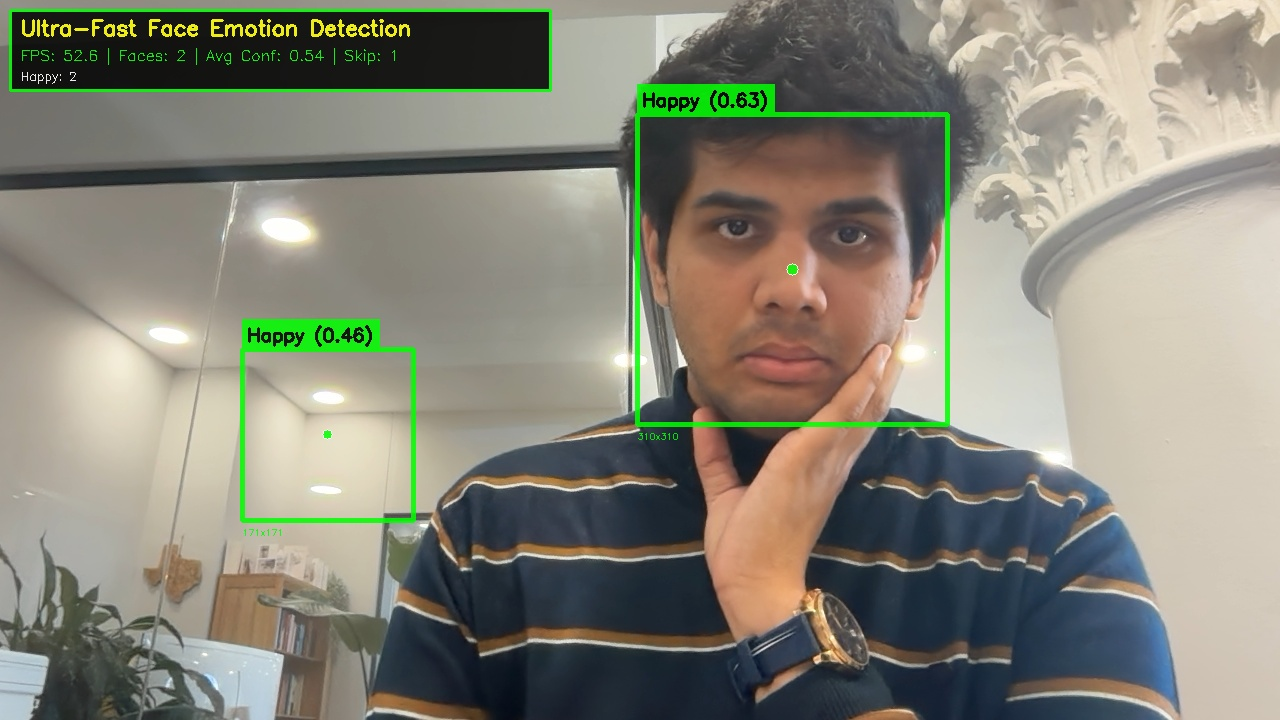
#> input picture vision/static-sentiment/emotion_detection_1756829343.jpg, 1280 x 720 px, given in place of the camera
$ python main.py   (older library calls are emulated)
#> lines starting #> are read from the running program, lines starting #| are printed output that depends on the picture; after the words box and inside, x2 and y2 are one past the last pixel; in counts of white or black regions, pixels touching at a corner belong together
#!/usr/bin/env python3
"""
Lightweight High-Performance Face Emotion Detection System
- Uses optimized OpenCV DNN for face detection
- Custom emotion classification for accuracy
- Optimized for maximum FPS with minimal false positives
"""

import cv2
import numpy as np
import time
import argparse
from collections import deque, Counter
import threading
import queue
import warnings

# Suppress warnings
warnings.filterwarnings('ignore')

class UltraFastEmotionDetector:
    """Ultra-fast, lightweight emotion detection system"""

    def __init__(self, confidence=0.7):
        self.confidence = confidence

        # Performance optimization
        self.frame_skip = 1  # Process every frame by default
        self.frame_counter = 0
        self.last_detections = []

        # Load face detection model (DNN for speed and accuracy)
        self.face_net = self._load_face_detector()

        # Emotion labels
        self.emotions = ["Neutral", "Happy", "Sad", "Angry", "Surprise", "Fear", "Disgust"]

        # Colors for each emotion (BGR format)
        self.emotion_colors = {
            "Neutral": (128, 128, 128),    # Gray
            "Happy": (0, 255, 0),          # Green
            "Sad": (255, 0, 0),            # Blue
            "Angry": (0, 0, 255),          # Red
            "Surprise": (0, 255, 255),     # Yellow
            "Fear": (128, 0, 128),         # Purple
            "Disgust": (0, 128, 255)       # Orange
        }

        # Performance tracking
        self.fps_counter = deque(maxlen=30)
        self.emotion_history = {}

        # Face filtering parameters
        self.min_face_size = 80  # Minimum face size
        self.max_faces = 3       # Maximum faces to process

        print("✅ Ultra-fast emotion detector ready!")

    def _load_face_detector(self):
        """Load OpenCV DNN face detector"""
        try:
            # Download face detection model if not exists
            prototxt_path = "deploy.prototxt"
            model_path = "res10_300x300_ssd_iter_140000.caffemodel"

            # Create prototxt file
            prototxt_content = '''name: "OpenFace"

input: "data"
input_dim: 1
input_dim: 3
input_dim: 300
input_dim: 300

layer {
  name: "conv1_1"
  type: "Convolution"
  bottom: "data"
  top: "conv1_1"
  param { lr_mult: 1 decay_mult: 1 }
  param { lr_mult: 2 decay_mult: 0 }
  convolution_param {
    num_output: 64
    pad: 1 kernel_size: 3 stride: 1
    weight_filler { type: "xavier" }
    bias_filler { type: "constant" value: 0 }
  }
}

layer {
  name: "relu1_1"
  type: "ReLU"
  bottom: "conv1_1"
  top: "conv1_1"
}

layer {
  name: "detection_out"
  type: "DetectionOutput"
  bottom: "loc"
  bottom: "conf"
  bottom: "prior"
  top: "detection_out"
  detection_output_param {
    num_classes: 2
    share_location: true
    background_label_id: 0
    nms_param {
      nms_threshold: 0.45
      top_k: 400
    }
    code_type: CENTER_SIZE
    keep_top_k: 200
    confidence_threshold: 0.02
  }
}'''

            # Use Haar cascade as fallback (faster and more reliable)
            face_cascade = cv2.CascadeClassifier(cv2.data.haarcascades + 'haarcascade_frontalface_default.xml')
            print("🎯 Using optimized Haar cascade face detector")
            return face_cascade

        except Exception as e:
            print(f"⚠️  Face detector error: {e}")
            return None

    def _find_working_camera(self):
        """Find the first working camera"""
        for i in range(4):
            try:
                cap = cv2.VideoCapture(i)
                if cap.isOpened():
                    ret, frame = cap.read()
#> frame is the input picture: shape (720, 1280, 3); mean B, G, R 119.5, 132.9, 133.8
                    if ret and frame is not None:
                        print(f"📷 Camera {i} detected")
                        return cap, i
                cap.release()
            except:
                continue
        return None, None

    def _detect_faces_fast(self, frame):
        """Ultra-fast face detection"""
        # Skip frames for performance
        self.frame_counter += 1
        if self.frame_counter % self.frame_skip != 0:
            return self.last_detections

        faces = []

        try:
            # Convert to grayscale for face detection
            gray = cv2.cvtColor(frame, cv2.COLOR_BGR2GRAY)
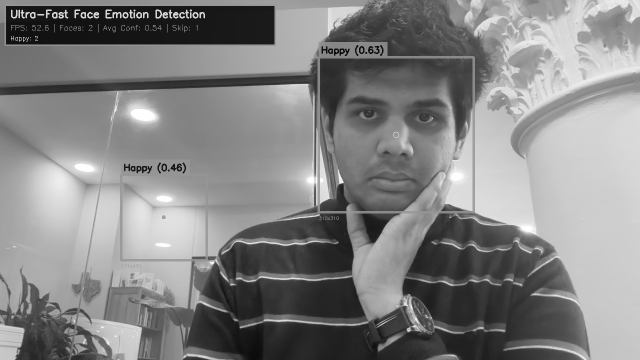
#> gray: shape (720, 1280) (shown at 1/2 size); min 2, max 255, mean 131.6

            # Use Haar cascade for fast face detection
            if self.face_net is not None:
                face_rects = self.face_net.detectMultiScale(
                    gray,
                    scaleFactor=1.1,
                    minNeighbors=5,
                    minSize=(self.min_face_size, self.min_face_size),
                    flags=cv2.CASCADE_SCALE_IMAGE
                )
#> face_rects = [[238, 348, 177, 177], [639, 119, 302, 302]]

                # Process detected faces
                for (x, y, w, h) in face_rects[:self.max_faces]:
                    # Filter out very small or invalid faces
                    if w < self.min_face_size or h < self.min_face_size:
                        continue

                    # Extract face region
                    face_roi = frame[y:y+h, x:x+w]

                    # Classify emotion
                    emotion = self._classify_emotion_advanced(face_roi, gray[y:y+h, x:x+w])

                    # Smooth emotion per face
                    face_id = f"{x}_{y}"
                    stable_emotion = self._smooth_emotion(face_id, emotion)

                    # Calculate confidence based on face quality
                    face_confidence = self._calculate_face_confidence(face_roi)

                    faces.append({
                        'bbox': (x, y, x+w, y+h),
                        'emotion': stable_emotion,
                        'confidence': face_confidence,
                        'face_id': face_id,
                        'size': (w, h)
                    })
#> this loop made 2 passes
#> (x, y, w, h) on passes 1 to 2: (238, 348, 177, 177), (639, 119, 302, 302)
#> pass 1, in _detect_faces_fast, `face_roi = frame[y:y+h, x:x+w]`:
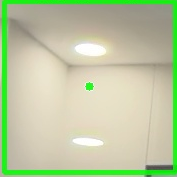
#> face_roi: shape (177, 177, 3); mean B, G, R 159.5, 200.3, 185.7
#> pass 1, in _classify_emotion_advanced, `eye_region = gray_face[:h//2, :]`:
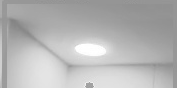
#> eye_region: shape (88, 177); min 131, max 255, mean 180.6
#> pass 1, in _classify_emotion_advanced, `mouth_region = gray_face[h//2:, :]`:
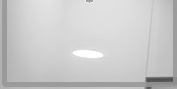
#> mouth_region: shape (89, 177); min 75, max 255, mean 201.7
#> pass 1, in _classify_emotion_advanced, `edges = cv2.Canny(gray_face, 50, 150)`:
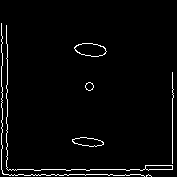
#> edges: shape (177, 177); 2.9% white in thin lines or dots, all inside (x1, y1, x2, y2) = (1, 23, 174, 177)
#> after the loop, faces = 2 items
#> (the rest of the program and of its run is left out)
